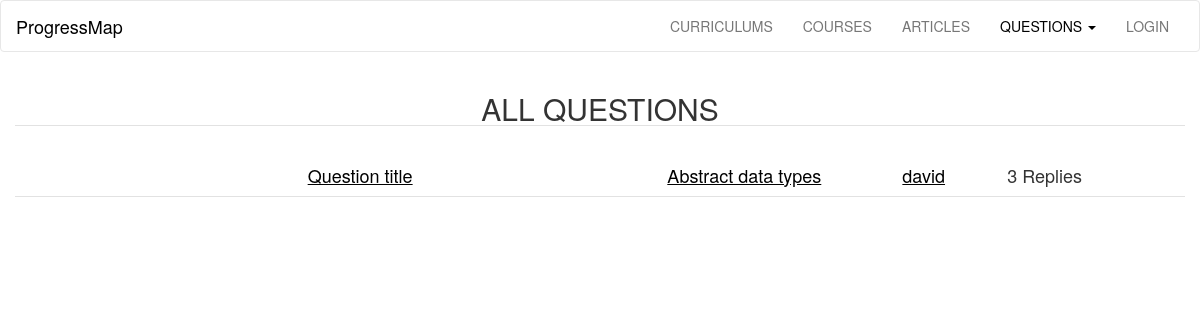
The page /questions/ on the database as committed earlier.
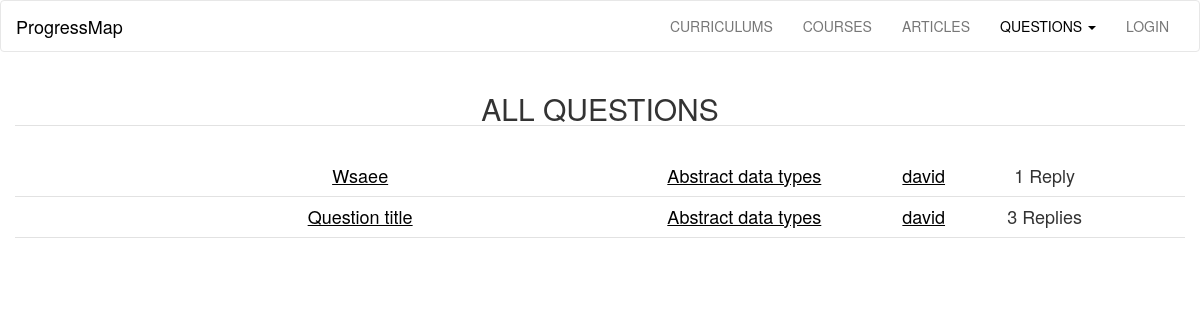
The same page on the database as committed later.
### progressMap/models.py (models this page shows, shortened)
class Questions(db.Model):
	id= db.Column(db.Integer, primary_key = True)
	title = db.Column(db.Text, nullable = False)
	message = db.Column(db.Text, nullable = False)
	user_id = db.Column(db.Integer, db.ForeignKey('user.id'), nullable=False)
	article_id = db.Column(db.Integer, db.ForeignKey('articles.id'), nullable=False)
	comments = db.relationship('Comments', backref = 'question', lazy = 'dynamic')

class Articles(db.Model):
	id  = db.Column(db.Integer, primary_key = True)
	title = db.Column(db.String(300), nullable=False)
	description = db.Column(db.Text, nullable=False)
	questions = db.relationship('Questions', backref='article', lazy='dynamic')
	allContent = db.relationship('AllContent', backref='article', lazy='dynamic')
	user_id = db.Column(db.Integer, db.ForeignKey('user.id'), nullable=False)
	course_id = db.Column(db.Integer, db.ForeignKey('courses.id'), nullable=False)
	curriculum_id = db.Column(db.Integer, db.ForeignKey('curriculums.id'), nullable=False)

class User(db.Model, UserMixin):
	id = db.Column(db.Integer, primary_key = True)
	username = db.Column(db.String(40), unique = True)
	email = db.Column(db.String(120), unique = True)
	password_hash = db.Column(db.String)
	articles =  db.relationship('Articles', backref='user', lazy='dynamic')
	courses =  db.relationship('Courses', backref='user', lazy='dynamic')
	curriculums =  db.relationship('Curriculums', backref='user', lazy='dynamic')
	questions = db.relationship('Questions', backref='user', lazy='dynamic')
	comments = db.relationship('Comments', backref='user', lazy='dynamic')
	completed = db.relationship('Completed', backref='user', lazy='dynamic')
	allContent = db.relationship('AllContent', backref='user', lazy='dynamic')
	@property
	def password(self):
		raise AttributeError('password: write-only field')

### progressMap/questions/views.py (the view)
@questions.route('/')
def show():
	allQuestions = models.getFromDb(models.Questions, 6)
	allComments = models.getFromDb2(models.Comments, 6)
	return render_template('questions.html', allQuestions=allQuestions, allComments=allComments)

### progressMap/models.py (called while the page is built)
def getFromDb(className, num):
	return className.query.order_by(desc(className.title)).limit(num)

def getFromDb2(className, num):
	return className.query.order_by(desc(className.message)).limit(num)

### progressMap/templates/questions.html (shortened to what this page needs)
{% extends 'base.html' %}
{% from 'macros.html' import calcReplies %}
{% block questions_link %}
<li class="dropdown">
<a class="dropdown-toggle active" data-toggle="dropdown" href="#">QUESTIONS
<span class="caret"></span></a>
</li>
{% endblock %}
{% block content %}
<section class="container-fluid content">
	<h2 class="text-center b-down">ALL QUESTIONS</h2>
	<br />
	{% for question in allQuestions%}
	<section class="b-down message text-center underline">
		<h4 class="messageCol">
			<a href="{{ url_for('questions.view', page = question.title) }}">
				{{ question.title.capitalize() }}
			</a>
		</h4>
		<h4>
			<a href="{{ url_for('articles.show', page = question.article.title) }}">
				{{ question.article.title.capitalize() }}
			</a>
		</h4>
		<h4>
			<a href="{{ url_for('user.userPage', username = question.user.username) }}">
				{{ question.user.username }}
			</a>
		</h4>
		{{ calcReplies(allComments, question.id) }}
	</section>
	{% else %}
		<h4 class="text-center">No questions added yet.</h4>
	{% endfor %}
	</section>
{% endblock %}

### progressMap/templates/base.html (shortened to what this page needs)
<!doctype html>
<html>
<head>
	<link rel="stylesheet" href="{{ url_for('static', filename='css/bootstrap.min.css') }}">
	<link rel='stylesheet' href="{{ url_for('static', filename='css/main.css') }}">
</head>
<body>
	<nav class="navbar navbar-default">
		<div class="container-fluid">
			<div class="navbar-header">
				<a class="navbar-brand active" href="{{ url_for('main.show', page='map') }}">
					ProgressMap
				</a>
			</div>
			<div class="collapse navbar-collapse" id="myNavbar">
				<ul class="nav navbar-nav navbar-right nav-items text-center">
					{% block curriculums_link %}
  					<li><a href="{{ url_for('curriculums.show')}}">CURRICULUMS</a></li>
					{% endblock %}
					{% block courses_link %}
  					<li><a href="{{ url_for('courses.show')}}">COURSES</a></li>
					{% endblock %}
					{% block articles_link %}
  					<li><a href="{{ url_for('articles.show')}}">ARTICLES</a></li>
					{% endblock %}
					{% block questions_link %}{% endblock %}
					{% block user_link %}
					{% if current_user.is_authenticated %}
					<li class="dropdown">
                        <a class="dropdown-toggle" data-toggle="dropdown" href="#">{{current_user.username}}
                            <span class="caret"></span></a>
                        <ul class="dropdown-menu">
                            <li class="text-center"><a href="{{ url_for('user.userPage', username=current_user.username) }}">PROGRESS</a></li>
							<li class="text-center">
								<a href="{{ url_for('user.addedContent', username=current_user.username)}}">CONTENT</a>
							</li>
                            <li class="text-center"><a href="{{ url_for('add.main')}}">ADD CONTENT</a></li>
                            <li class="text-center"><a href="{{ url_for('main.show', page='signout')}}">SIGN OUT</a></li>
                        </ul>
                    </li>
					{% else %}
					<li><a href="{{ url_for('main.show', page='login') }}">LOGIN</a>
					</li>
					{% endif %}
					{% endblock %}
				</ul>
			</div>
		</div>
	</nav>
	{% block content %}{% endblock %}
</body>
</html>

### progressMap/templates/macros.html (shortened to what this page needs)
{% macro calcReplies(allComments, questionId) %}
{% set replyList = [] %}
{% with replyNum = replyList | length %}
{% if replyNum == 1 %}
<h4>{{ replyList | length }} Reply</h4>
{% else %}
<h4>{{ replyList | length }} Replies</h4>
{% endif %}
{% endwith %}
{% endmacro %}

### progressMap/static/css/main.css (style rules this page uses)
a { color: black; text-decoration: none; }
@media screen and (min-width: 550px) { .message * { display: inline-block; } }
@media screen and (min-width: 550px) { .messageCol { width: 45%; } }
@media screen and (min-width: 550px) { .message h4:not(:first-child) { width: 10%; } }
@media screen and (min-width: 550px) { .message h4:nth-child(2) { width: 20%; } }
.underline a { color: black; text-decoration: underline; }
.navbar-default .navbar-nav>li>a.active { color: black; }
.navbar-default { background-color: white; }
.navbar-default .navbar-brand { color: black; }
.content { background-color: white; }
.b-down { border-bottom: 1px solid #e2e2e2; }

Rows that differ between the two databases and show on the page:
added Questions: title "Wsaee", article "Abstract data types", user.username "david", replyList "1"
